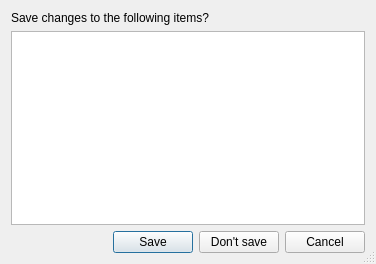
<?xml version="1.0" encoding="UTF-8"?>
<ui version="4.0">
 <class>CanCloseDialogClass</class>
 <widget class="QDialog" name="CanCloseDialogClass">
  <property name="windowModality">
   <enum>Qt::ApplicationModal</enum>
  </property>
  <property name="geometry">
   <rect>
    <x>0</x>
    <y>0</y>
    <width>376</width>
    <height>264</height>
   </rect>
  </property>
  <property name="windowTitle">
   <string>Save changes</string>
  </property>
  <property name="sizeGripEnabled">
   <bool>true</bool>
  </property>
  <property name="modal">
   <bool>true</bool>
  </property>
  <layout class="QVBoxLayout" name="verticalLayout">
   <item>
    <widget class="QLabel" name="label">
     <property name="text">
      <string>Save changes to the following items?</string>
     </property>
     <property name="buddy">
      <cstring>FileList</cstring>
     </property>
    </widget>
   </item>
   <item>
    <widget class="QListWidget" name="FileList"/>
   </item>
   <item>
    <layout class="QHBoxLayout" name="horizontalLayout">
     <item>
      <spacer name="horizontalSpacer">
       <property name="orientation">
        <enum>Qt::Horizontal</enum>
       </property>
       <property name="sizeHint" stdset="0">
        <size>
         <width>40</width>
         <height>20</height>
        </size>
       </property>
      </spacer>
     </item>
     <item>
      <widget class="QPushButton" name="YesButton">
       <property name="text">
        <string>Save</string>
       </property>
       <property name="default">
        <bool>true</bool>
       </property>
      </widget>
     </item>
     <item>
      <widget class="QPushButton" name="NoButton">
       <property name="text">
        <string>Don't save</string>
       </property>
      </widget>
     </item>
     <item>
      <widget class="QPushButton" name="CancelButton">
       <property name="text">
        <string>Cancel</string>
       </property>
      </widget>
     </item>
    </layout>
   </item>
  </layout>
 </widget>
 <layoutdefault spacing="6" margin="11"/>
 <tabstops>
  <tabstop>YesButton</tabstop>
  <tabstop>NoButton</tabstop>
  <tabstop>CancelButton</tabstop>
  <tabstop>FileList</tabstop>
 </tabstops>
 <resources/>
 <connections/>
</ui>
